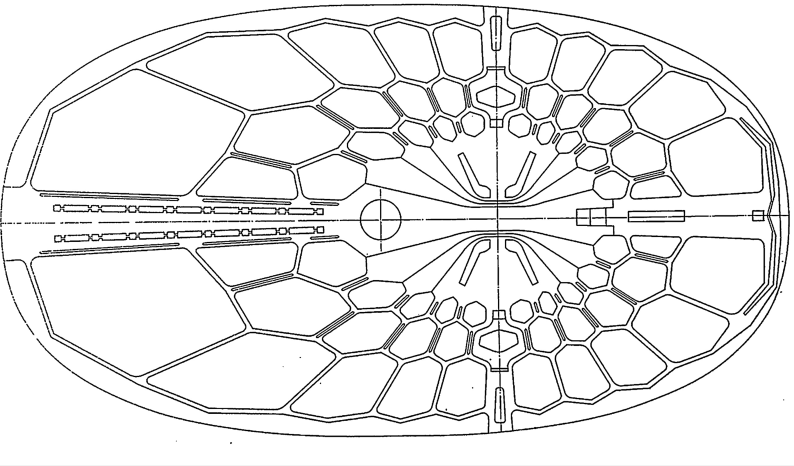
#> input picture AzadiSq.png, 1588 x 931 px (shown at 1/2 size)
$ jupyter execute --allow-errors projects_drawing_onto_map.ipynb   (shell and % lines are left out)
#> lines starting #> are read from the running program, lines starting #| are printed output that depends on the picture; after the words box and inside, x2 and y2 are one past the last pixel; in counts of white or black regions, pixels touching at a corner belong together
---

#Preparing

##Just to get acess to the image pattern file

[cell 1]
from google.colab import drive
drive.mount('/content/drive')

##Heading to workspace

[cell 2]
%cd /content/drive/My Drive/GPX/

##Not by default on Colab

##Loading required modules

[cell 3]
import numpy as np
import cv2
from PIL import Image
import matplotlib.pyplot as plt
import osmnx as ox
from skimage.morphology import skeletonize
import gpxpy
import gpxpy.gpx
from datetime import datetime
from scipy import ndimage
from skimage import measure
import os

---

#this gets city's street network from OpenStreetMap

[cell 4]
place_name = "Vancouver, BC, Canada"
network_type = 'bike'

[cell 5]
print(f"Downloading {network_type} network for {place_name}")
#> (the rest of this cell did not finish here and is left out)

[cell 6]
print(f"Street network for {place_name}")
#> (the rest of this cell did not finish here and is left out)

#> (a cell that did not finish here is left out)

---

#processing image

[cell 8]
filename = 'AzadiSq.png'
filename_without_ext = os.path.splitext(filename)[0]

[cell 9]
try:
  img = Image.open(filename).convert('RGB')
  img_np = np.array(img)
  hsv_img = cv2.cvtColor(img_np, cv2.COLOR_RGB2HSV)
#> hsv_img: shape (931, 1588, 3); mean H, S, V 0, 0, 234.3
  #
except FileNotFoundError:
  print(f"Error: {filename} not found.")

[cell 10]
plt.figure()
plt.imshow(img_np)
plt.axis('off')

[cell 11]
plt.close()

---

###color range hsv (update to be inclusive if needed)

[cell 12]
color_ranges = {
            'black': None,
            'white': None,
            'red': ([0, 100, 20], [10, 255, 255], [160, 100, 20], [180, 255, 255]), # Red wraps around
            'orange': ([1, 100, 100], [1, 255, 255]),
            'amber': ([2, 100, 100], [2, 255, 255]),
            'yellow': ([3, 100, 100], [3, 255, 255]),
            'lime': ([4, 100, 100], [4, 255, 255]),
            'chartreuse': ([5, 100, 100], [5, 255, 255]),
            'green': ([6, 100, 100], [6, 255, 255]),
            'spring green': ([7, 100, 100], [7, 255, 255]),
            'cyan': ([8, 100, 100], [8, 255, 255]),
            'azure': ([9, 100, 100], [9, 255, 255]),
            'blue': ([10, 100, 100], [10, 255, 255]),
            'indigo': ([11, 100, 100], [11, 255, 255]),
            'violet': ([12, 100, 100], [12, 255, 255]),
            'purple': ([13, 100, 100], [13, 255, 255]),
            'magenta': ([14, 100, 100], [14, 255, 255]),
            'rose': ([15, 100, 100], [15, 255, 255]),
            'maroon': ([16, 100, 100], [16, 255, 255]),
            'brown': ([17, 100, 100], [17, 255, 255]),
            'olive': ([18, 100, 100], [18, 255, 255]),
            'teal': ([19, 100, 100], [19, 255, 255]),
            'turquoise': ([20, 100, 100], [20, 255, 255]),
            'sky blue': ([21, 100, 100], [21, 255, 255]),
            'navy': ([22, 100, 100], [22, 255, 255]),
            'coral': ([23, 100, 100], [23, 255, 255]),
            'salmon': ([24, 100, 100], [24, 255, 255]),
            'gold': ([25, 100, 100], [25, 255, 255]),
            'peach': ([26, 100, 100], [26, 255, 255]),
            'mint': ([27, 100, 100], [27, 255, 255]),
            'sea green': ([28, 100, 100], [28, 255, 255]),
            'forest green': ([29, 100, 100], [29, 255, 255]),
            'aqua': ([30, 100, 100], [30, 255, 255]),
            'lavender': ([31, 100, 100], [31, 255, 255]),
            'plum': ([32, 100, 100], [32, 255, 255]),
            'orchid': ([33, 100, 100], [33, 255, 255]),
            'periwinkle': ([34, 100, 100], [34, 255, 255]),
            'steel blue': ([35, 100, 100], [35, 255, 255]),
            'cadet blue': ([36, 100, 100], [36, 255, 255]),
            'khaki': ([37, 100, 100], [37, 255, 255]),
            'beige': ([38, 100, 100], [38, 255, 255]),
            'ivory': ([39, 100, 100], [39, 255, 255]),
            'slate blue': ([40, 100, 100], [40, 255, 255]),
            'royal blue': ([41, 100, 100], [41, 255, 255]),
            'midnight blue': ([42, 100, 100], [42, 255, 255]),
            'powder blue': ([43, 100, 100], [43, 255, 255]),
            'light cyan': ([44, 100, 100], [44, 255, 255]),
            'pale green': ([45, 100, 100], [45, 255, 255]),
            'dark green': ([46, 100, 100], [46, 255, 255]),
            'dark red': ([47, 100, 100], [47, 255, 255]),
            'crimson': ([48, 100, 100], [48, 255, 255]),
            'tomato': ([49, 100, 100], [49, 255, 255]),
            'firebrick': ([50, 100, 100], [50, 255, 255]),
            'chocolate': ([51, 100, 100], [51, 255, 255]),
            'sienna': ([52, 100, 100], [52, 255, 255]),
            'tan': ([53, 100, 100], [53, 255, 255]),
            'wheat': ([54, 100, 100], [54, 255, 255]),
            'light pink': ([55, 100, 100], [55, 255, 255]),
            'hot pink': ([56, 100, 100], [56, 255, 255]),
            'deep pink': ([57, 100, 100], [57, 255, 255]),
            'fuchsia': ([58, 100, 100], [58, 255, 255]),
            'thistle': ([59, 100, 100], [59, 255, 255]),
            'mauve': ([60, 100, 100], [60, 255, 255]),
            'indian red': ([61, 100, 100], [61, 255, 255]),
            'rosy brown': ([62, 100, 100], [62, 255, 255]),
            'dark orange': ([63, 100, 100], [63, 255, 255]),
            'light salmon': ([64, 100, 100], [64, 255, 255]),
            'sandy brown': ([65, 100, 100], [65, 255, 255]),
            'burlywood': ([66, 100, 100], [66, 255, 255]),
            'navajo white': ([67, 100, 100], [67, 255, 255]),
            'blanched almond': ([68, 100, 100], [68, 255, 255]),
            'moccasin': ([69, 100, 100], [69, 255, 255]),
            'papaya whip': ([70, 100, 100], [70, 255, 255]),
            'old lace': ([71, 100, 100], [71, 255, 255]),
            'linen': ([72, 100, 100], [72, 255, 255]),
            'antique white': ([73, 100, 100], [73, 255, 255]),
            'misty rose': ([74, 100, 100], [74, 255, 255]),
            'gainsboro': ([75, 100, 100], [75, 255, 255]),
            'light gray': ([76, 100, 100], [76, 255, 255]),
            'silver': ([77, 100, 100], [77, 255, 255]),
            'dark gray': ([78, 100, 100], [78, 255, 255]),
            'gray': ([79, 100, 100], [79, 255, 255]),
            'dim gray': ([80, 100, 100], [80, 255, 255]),
            'light slate gray': ([81, 100, 100], [81, 255, 255]),
            'slate gray': ([82, 100, 100], [82, 255, 255]),
            'dark slate gray': ([83, 100, 100], [83, 255, 255]),
            'black olive': ([84, 100, 100], [84, 255, 255]),
            'taupe': ([85, 100, 100], [85, 255, 255]),
            'charcoal': ([86, 100, 100], [86, 255, 255]),
            'jet': ([87, 100, 100], [87, 255, 255]),
            'onyx': ([88, 100, 100], [88, 255, 255]),
            'ebony': ([89, 100, 100], [89, 255, 255]),
            'ash gray': ([90, 100, 100], [90, 255, 255]),
            'cool gray': ([91, 100, 100], [91, 255, 255]),
            'warm gray': ([92, 100, 100], [92, 255, 255]),
            'neutral gray': ([93, 100, 100], [93, 255, 255]),
            'payne’s gray': ([94, 100, 100], [94, 255, 255]),
            'gunmetal': ([95, 100, 100], [95, 255, 255]),
            'smoke': ([96, 100, 100], [96, 255, 255]),
            'stormcloud': ([97, 100, 100], [97, 255, 255]),
            'outer space': ([98, 100, 100], [98, 255, 255]),
            'night': ([99, 100, 100], [99, 255, 255])
        }
#
color_map_rgba = {
            'black': [0, 0, 0, 255],
            'white': [255, 255, 255, 255],
            'red': [255, 0, 0, 255],
            'orange': [255, 165, 0, 255],
            'amber': [128, 128, 128, 255],
            'yellow': [255, 255, 0, 255],
            'lime': [0, 255, 0, 255],
            'chartreuse': [127, 255, 0, 255],
            'green': [0, 128, 0, 255],
            'spring green': [128, 128, 128, 255],
            'cyan': [0, 255, 255, 255],
            'azure': [240, 255, 255, 255],
            'blue': [0, 0, 255, 255],
            'indigo': [75, 0, 130, 255],
            'violet': [238, 130, 238, 255],
            'purple': [128, 0, 128, 255],
            'magenta': [255, 0, 255, 255],
            'rose': [128, 128, 128, 255],
            'maroon': [128, 0, 0, 255],
            'brown': [165, 42, 42, 255],
            'olive': [128, 128, 0, 255],
            'teal': [0, 128, 128, 255],
            'turquoise': [64, 224, 208, 255],
            'sky blue': [128, 128, 128, 255],
            'navy': [0, 0, 128, 255],
            'coral': [255, 127, 80, 255],
            'salmon': [250, 128, 114, 255],
            'gold': [255, 215, 0, 255],
            'peach': [128, 128, 128, 255],
            'mint': [128, 128, 128, 255],
            'sea green': [128, 128, 128, 255],
            'forest green': [128, 128, 128, 255],
            'aqua': [0, 255, 255, 255],
            'lavender': [230, 230, 250, 255],
            'plum': [221, 160, 221, 255],
            'orchid': [218, 112, 214, 255],
            'periwinkle': [128, 128, 128, 255],
            'steel blue': [128, 128, 128, 255],
            'cadet blue': [128, 128, 128, 255],
            'khaki': [240, 230, 140, 255],
            'beige': [245, 245, 220, 255],
            'ivory': [255, 255, 240, 255],
            'slate blue': [128, 128, 128, 255],
            'royal blue': [128, 128, 128, 255],
            'midnight blue': [128, 128, 128, 255],
            'powder blue': [128, 128, 128, 255],
            'light cyan': [128, 128, 128, 255],
            'pale green': [128, 128, 128, 255],
            'dark green': [128, 128, 128, 255],
            'dark red': [128, 128, 128, 255],
            'crimson': [220, 20, 60, 255],
            'tomato': [255, 99, 71, 255],
            'firebrick': [178, 34, 34, 255],
            'chocolate': [210, 105, 30, 255],
            'sienna': [160, 82, 45, 255],
            'tan': [210, 180, 140, 255],
            'wheat': [245, 222, 179, 255],
            'light pink': [128, 128, 128, 255],
            'hot pink': [128, 128, 128, 255],
            'deep pink': [128, 128, 128, 255],
            'fuchsia': [255, 0, 255, 255],
            'thistle': [216, 191, 216, 255],
            'mauve': [128, 128, 128, 255],
            'indian red': [128, 128, 128, 255],
            'rosy brown': [128, 128, 128, 255],
            'dark orange': [128, 128, 128, 255],
            'light salmon': [128, 128, 128, 255],
            'sandy brown': [128, 128, 128, 255],
            'burlywood': [222, 184, 135, 255],
            'navajo white': [128, 128, 128, 255],
            'blanched almond': [128, 128, 128, 255],
            'moccasin': [255, 228, 181, 255],
            'papaya whip': [128, 128, 128, 255],
            'old lace': [128, 128, 128, 255],
            'linen': [250, 240, 230, 255],
            'antique white': [128, 128, 128, 255],
            'misty rose': [128, 128, 128, 255],
            'gainsboro': [220, 220, 220, 255],
            'light gray': [128, 128, 128, 255],
            'silver': [192, 192, 192, 255],
            'dark gray': [128, 128, 128, 255],
            'gray': [128, 128, 128, 255],
            'dim gray': [128, 128, 128, 255],
            'light slate gray': [128, 128, 128, 255],
            'slate gray': [128, 128, 128, 255],
            'dark slate gray': [128, 128, 128, 255],
            'black olive': [128, 128, 128, 255],
            'taupe': [128, 128, 128, 255],
            'charcoal': [128, 128, 128, 255],
            'jet': [128, 128, 128, 255],
            'onyx': [128, 128, 128, 255],
            'ebony': [128, 128, 128, 255],
            'ash gray': [128, 128, 128, 255],
            'cool gray': [128, 128, 128, 255],
            'warm gray': [128, 128, 128, 255],
            'neutral gray': [128, 128, 128, 255],
            'payne’s gray': [128, 128, 128, 255],
            'gunmetal': [128, 128, 128, 255],
            'smoke': [128, 128, 128, 255],
            'stormcloud': [128, 128, 128, 255],
            'outer space': [128, 128, 128, 255],
            'night': [128, 128, 128, 255]
}

---

###detects colors used in the image

[cell 13]
detected_colors = []
total_pixels = img_np.shape[0] * img_np.shape[1]
#> total_pixels = 1478428
min_pixels_threshold = total_pixels * 0.001 #
#> min_pixels_threshold = 1478.4

for color, ranges in color_ranges.items():
  if color in ['black', 'white']:
    gray_img = img.convert('L')
    gray_img_np = np.array(gray_img)
    if color == 'black':
        ret, mask = cv2.threshold(gray_img_np, 10, 255, cv2.THRESH_BINARY_INV)
    else: # color == 'white'
        ret, mask = cv2.threshold(gray_img_np, 245, 255, cv2.THRESH_BINARY)
  elif color == 'red':
    mask1 = cv2.inRange(hsv_img, np.array(ranges[0]), np.array(ranges[1]))
    mask2 = cv2.inRange(hsv_img, np.array(ranges[2]), np.array(ranges[3]))
    mask = mask1 + mask2
  else:
    lower, upper = ranges
    mask = cv2.inRange(hsv_img, np.array(lower), np.array(upper))
  pixel_count = np.sum(mask > 0)
  if pixel_count > min_pixels_threshold:
      detected_colors.append(color)
#> this loop made 102 passes
#> pixel_count on passes 1 to 12: 54424, 1289904, 0, 0, 0, 0, 0, 0, 0, 0, 0, 0
#> pass 1, `ret, mask = cv2.threshold(gray_img_np, 10, 255, cv2.THRESH_BINARY_INV)`:
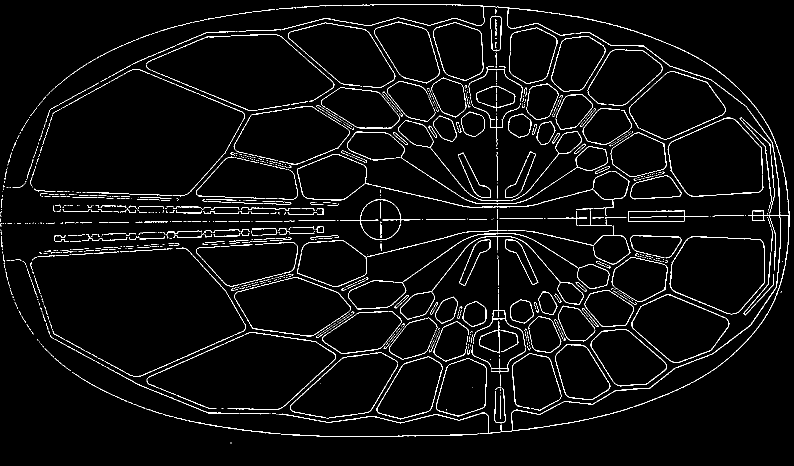
#> mask: shape (931, 1588) (shown at 1/2 size); 3.7% white in thin lines or dots
#> pass 2, `ret, mask = cv2.threshold(gray_img_np, 245, 255, cv2.THRESH_BINARY)`:
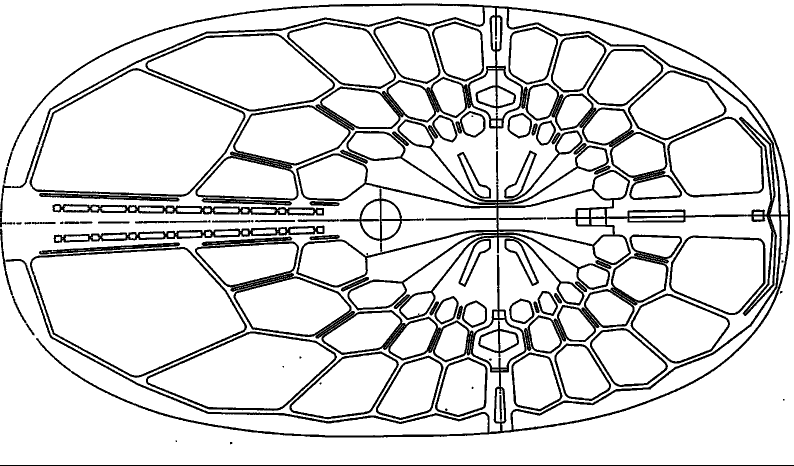
#> mask: shape (931, 1588) (shown at 1/2 size); 87.2% white; 98 black regions (11 under 20 px), largest, box (x1, y1, x2, y2) and area: (12, 7, 1580, 875) 99934, (1051, 166, 1364, 400) 6635, (105, 408, 648, 431) 5168
#> after the loop, detected_colors = ['black', 'white']

[cell 14]
print(f"Detected colors in the image: {detected_colors}")
#| Detected colors in the image: ['black', 'white']
#
if 'white' in detected_colors: detected_colors.remove('white')
if 'black' in detected_colors: detected_colors.remove('black')
#
print(f"[cleaned] Detected colors in the image: {detected_colors}")
#| [cleaned] Detected colors in the image: []

##digitizes colors in image and prepares image binary format

[cell 15]
masks = {}
for color in detected_colors:
  if color.lower() in color_ranges:
    if color == 'red':
      ranges = color_ranges[color]
      mask1 = cv2.inRange(hsv_img, np.array(ranges[0]), np.array(ranges[1]))
      mask2 = cv2.inRange(hsv_img, np.array(ranges[2]), np.array(ranges[3]))
      mask = mask1 + mask2
    elif color in ['black', 'white']:
      gray_img = img.convert('L')
      gray_img_np = np.array(gray_img)
      if color == 'black':
          ret, mask = cv2.threshold(gray_img_np, 10, 255, cv2.THRESH_BINARY_INV)
      else: # color == 'white'
          ret, mask = cv2.threshold(gray_img_np, 245, 255, cv2.THRESH_BINARY)
    else:
      lower, upper = color_ranges[color]
      mask = cv2.inRange(hsv_img, np.array(lower), np.array(upper))
    masks[color] = mask
  else:
    print(f"Warning: color '{color}' not supported - not in color_ranges.")
#> this loop made 0 passes
#> after the loop, masks = 0 items

###visualizing

[cell 16]
for color in detected_colors:
  binary_img = masks[color]
  plt.figure()
  plt.subplot(1, 2, 1)
  plt.imshow(img, cmap='gray')
  plt.title('Original Image')
  plt.axis('off')
  #
  plt.subplot(1, 2, 2)
  plt.imshow(binary_img, cmap='gray')
  plt.title(f'Binary Image ({color})')
  plt.axis('off')
  plt.tight_layout()
  plt.show()

[cell 17]
plt.close()

---

##creates outlines for each color

[cell 18]
outline_imgs = {}
#
for color in detected_colors:
  #
  binary_img = masks[color]
  #
  kernel_clean = np.ones((3,3), np.uint8)
  binary_cleaned = cv2.morphologyEx(binary_img, cv2.MORPH_CLOSE, kernel_clean)
  binary_cleaned = cv2.morphologyEx(binary_cleaned, cv2.MORPH_OPEN, kernel_clean)
  #
  contours, _ = cv2.findContours(binary_cleaned, cv2.RETR_EXTERNAL, cv2.CHAIN_APPROX_NONE)
  #
  if not contours:
    print(f'No contours found for color {color}!')
    outline_imgs[color] = None
  else:
    largest_contour = max(contours, key=cv2.contourArea)
    #
    outline_img = np.zeros_like(binary_img)
    cv2.drawContours(outline_img, [largest_contour], -1, 255, 1)  # thickness=1 for thin boundary
    outline_imgs[color] = outline_img
#> after the loop, outline_imgs = 0 items

##attempts to get the boundary/perimeter of the pattern as a continuous path

[cell 19]
skeleton_imgs = {}
#
for color in detected_colors:
  kernel = np.ones((2,2), np.uint8)
  skeleton_img = cv2.morphologyEx(outline_imgs[color], cv2.MORPH_CLOSE, kernel)
  skeleton_imgs[color] = skeleton_img
#> after the loop, skeleton_imgs = 0 items

###visualizing

[cell 20]
for color in detected_colors:
  binary_img = masks[color]
  skeleton_img = skeleton_imgs[color]
  #
  plt.figure()
  plt.subplot(1, 3, 1)
  plt.imshow(img, cmap='gray')
  plt.title('Original Image')
  plt.axis('off')
  #
  plt.subplot(1, 3, 2)
  plt.imshow(binary_img, cmap='gray')
  plt.title(f'Binary Image ({color})')
  plt.axis('off')
  #
  plt.subplot(1, 3, 3)
  plt.imshow(skeleton_img, cmap='gray')
  plt.title(f'Boundary Route ({color})')
  plt.axis('off')
  plt.tight_layout()
  plt.show()

[cell 21]
plt.close()

---

#Overlaying image onto map - to detect the main extent using color or outermost layer

####**specify the outermost color**

[cell 22]
detected_colors

[cell 23]
outermost_color = 'yellow'

#> (a cell that did not finish here is left out)

##Trial and Error step

**Update these until the outermost boundary sits within the network**

[cell 25]
scale_factor_y = 0.5 # 60% of whole map
scale_factor_x = 0.5 # 60% of whole map
position_offset_x = 0.10 # % shift left bottomright corner image #% of map
position_offset_y = 0.10 # % shift upward bottomright corner image #% of map

[cell 26]
threshold_val = 10
#
existing_extent = None
reference_center = None

[cell 27]
rgba_imgs = {}
image_data = {}

#> (a cell that did not finish here is left out)

> **Does it look good?**

> **Does it fit in the network?**

---

##Production step

[cell 29]
coordinates = {}

#> (a cell that did not finish here is left out)

---

##Writing out

#Creating GPS and exporting GPX file

[cell 31]
for _, color in enumerate(detected_colors):
  #
  filename_gpx=filename_without_ext+'_'+color
  timestamp = datetime.now().strftime("%Y-%m-%d_%H-%M-%S")
  output_filename = f"{filename_gpx}_{timestamp}.gpx"
  #
  coords = coordinates[color]
  #
  if not coords:
      print("No coordinates to save!")
  #
  gpx = gpxpy.gpx.GPX()
  gpx_track = gpxpy.gpx.GPXTrack()
  gpx.tracks.append(gpx_track)
  gpx_segment = gpxpy.gpx.GPXTrackSegment()
  gpx_track.segments.append(gpx_segment)
  #
  for lat, lon in coords:
    gpx_segment.points.append(gpxpy.gpx.GPXTrackPoint(lat, lon))
  #
  with open(output_filename, 'w') as f:
    f.write(gpx.to_xml())
  print(f"GPX route for color {color} saved to: {output_filename}")
